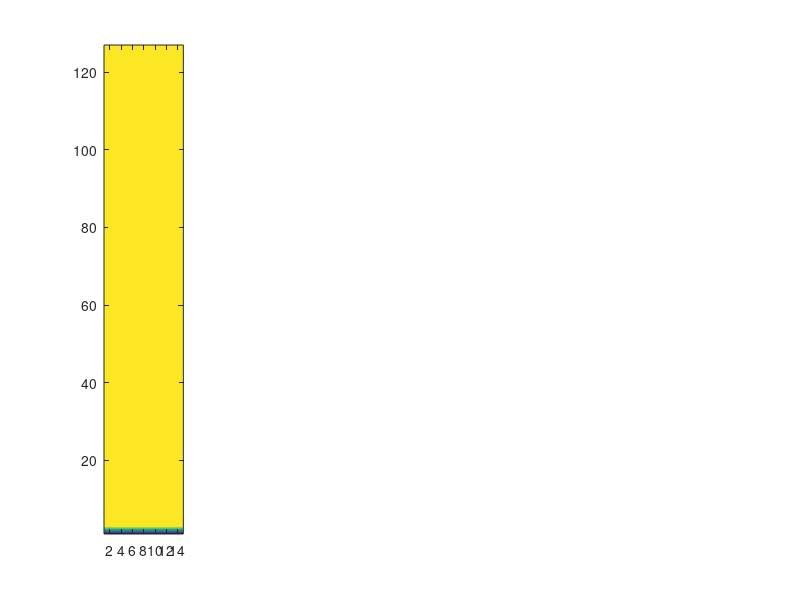

Write the MATLAB code that produced this figure. (Note: this script raises an error after producing the figure.)
clearvars
 clear data
 c = load('twoD2.txt');
 Psi = load('Stream2.txt');


%for time=[0,10,20,30,40]
s1=subplot(1,5,1)
n=15
m=127


%c1=c(1+n*time:n*time+n,1:m) 
c1=c(1+n*0:n*0+n,1:m)

h1=c1';
contourf(h1,50,'LineStyle','none');
xlabel('\phi', fontsize=50) 
ylabel('\xi', fontsize=50)
set(gca,'xtick',[],fontsize=10);
set(gca,'ytick',[],fontsize=10);

xticks([1 7.5 15])
xticklabels({'0','0.5','1.0'})
 
yticks([0 12.7 25.4 38.1 50.8 63.5 76.2 88.9 101.6 114.3 127])
yticklabels({'0','1.0','2.0','3.0','4.0','5.0','6.0','7.0','8.0','9.0','10.0'})


 hold on

Psi1=Psi(1+n*0:n*(0+1),1:m);

h2=(Psi1/2)';
[C,h] =contour(h2,10,'linewidth',1)
h.LineColor = [1 1 1];
set(s1,'Units','normalized', 'position', [0.2 0.13 0.09 0.82]);


s2=subplot(1,5,2)


c1=c(1+n*1:n*1+n,1:m)

h1=c1';
contourf(h1,50,'LineStyle','none');
xlabel('\phi', fontsize=50) 

set(gca,'xtick',[],fontsize=10);
set(gca,'ytick',[],fontsize=10);

xticks([1 7.5 15])
xticklabels({'0','0.5','1.0'})
 
yticks([0 12.7 25.4 38.1 50.8 63.5 76.2 88.9 101.6 114.3 127])
yticklabels({'0','1.0','2.0','3.0','4.0','5.0','6.0','7.0','8.0','9.0','10.0'})

 set(gca,'ytick',[])
 set(gca,'yticklabel',[])

hold on



Psi1=Psi(1+n*1:n*(1+1),1:m);

h2=(Psi1/2)';
[C,h] =contour(h2,10,'linewidth',1)
set(s2,'Units','normalized', 'position', [0.35 0.13 0.09 0.82]);h.LineColor = [1 1 1];


s3=subplot(1,5,3)

c1=c(1+n*2:n*2+n,1:m)

h1=c1';
contourf(h1,50,'LineStyle','none');
xlabel('\phi', fontsize=50) 

set(gca,'xtick',[],fontsize=10);
set(gca,'ytick',[],fontsize=10);


xticks([1 7.5 15])
xticklabels({'0','0.5','1.0'})
 
yticks([0 12.7 25.4 38.1 50.8 63.5 76.2 88.9 101.6 114.3 127])
yticklabels({'0','1.0','2.0','3.0','4.0','5.0','6.0','7.0','8.0','9.0','10.0'})



 set(gca,'ytick',[])
 set(gca,'yticklabel',[])

hold on


Psi1=Psi(1+n*2:n*(2+1),1:m);

h2=(Psi1/2)';
[C,h] =contour(h2,10,'linewidth',1)
h.LineColor = [1 1 1];
set(s3,'Units','normalized', 'position', [0.5 0.13 0.09 0.82]);

s4=subplot(1,5,4)

c1=c(1+n*3:n*3+n,1:m)

h1=c1';
contourf(h1,50,'LineStyle','none');
xlabel('\phi', fontsize=50) 

set(gca,'xtick',[],fontsize=10);
set(gca,'ytick',[],fontsize=10);

xticks([1 7.5 15])
xticklabels({'0','0.5','1.0'})
 
yticks([0 12.7 25.4 38.1 50.8 63.5 76.2 88.9 101.6 114.3 127])
yticklabels({'0','1.0','2.0','3.0','4.0','5.0','6.0','7.0','8.0','9.0','10.0'})



 set(gca,'ytick',[])
 set(gca,'yticklabel',[])

hold on


Psi1=Psi(1+n*3:n*(3+1),1:m);

h2=(Psi1/2)';
[C,h] =contour(h2,10,'linewidth',1)
h.LineColor = [1 1 1];
set(s4,'Units','normalized', 'position', [0.65 0.13 0.09 0.82]);

s5=subplot(1,5,5)

c1=c(1+n*4:n*4+n,1:m)

h1=c1';
contourf(h1,50,'LineStyle','none');
xlabel('\phi', fontsize=50) 

set(gca,'xtick',[],fontsize=10);
set(gca,'ytick',[],fontsize=10);

xticks([1 7.5 15])
xticklabels({'0','0.5','1.0'})
 
yticks([0 12.7 25.4 38.1 50.8 63.5 76.2 88.9 101.6 114.3 127])
yticklabels({'0','1.0','2.0','3.0','4.0','5.0','6.0','7.0','8.0','9.0','10.0'})

c=colorbar;
%c = colorbar('Location','eastoutside');
title(c,'Concentration')


set(gca,'ytick',[])
set(gca,'yticklabel',[])

hold on


Psi1=Psi(1+n*4:n*(4+1),1:m);

h2=(Psi1/2)';
[C,h] =contour(h2,10,'linewidth',1)
h.LineColor = [1 1 1];

set(s5,'Units','normalized', 'position', [0.8 0.13 0.09 0.82]);


disp('exportgraphics')%for R2020a or newer https://de.mathworks.com/help/matlab/ref/exportgraphics.html
exportgraphics(gcf,'CaseB.eps','BackgroundColor','none','ContentType','vector')
exportgraphics(gcf,'CaseB.pdf','BackgroundColor','none','ContentType','vector')
